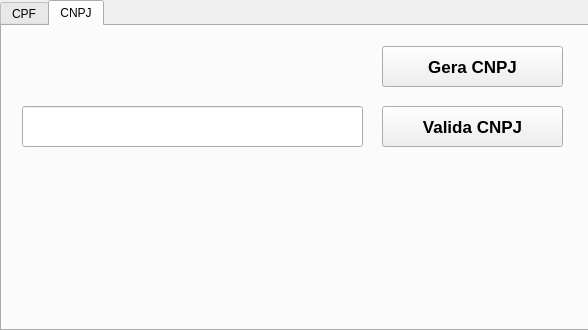
<?xml version="1.0" encoding="UTF-8"?>
<ui version="4.0">
 <class>MainWindow</class>
 <widget class="QMainWindow" name="MainWindow">
  <property name="geometry">
   <rect>
    <x>0</x>
    <y>0</y>
    <width>588</width>
    <height>330</height>
   </rect>
  </property>
  <property name="windowTitle">
   <string>Geradores e Validadores</string>
  </property>
  <widget class="QWidget" name="centralwidget">
   <widget class="QTabWidget" name="tabWidget">
    <property name="enabled">
     <bool>true</bool>
    </property>
    <property name="geometry">
     <rect>
      <x>0</x>
      <y>0</y>
      <width>591</width>
      <height>331</height>
     </rect>
    </property>
    <property name="tabPosition">
     <enum>QTabWidget::North</enum>
    </property>
    <property name="currentIndex">
     <number>1</number>
    </property>
    <property name="usesScrollButtons">
     <bool>true</bool>
    </property>
    <widget class="QWidget" name="tab_cpf">
     <property name="enabled">
      <bool>true</bool>
     </property>
     <property name="whatsThis">
      <string>&lt;html&gt;&lt;head/&gt;&lt;body&gt;&lt;p&gt;&lt;br/&gt;&lt;/p&gt;&lt;/body&gt;&lt;/html&gt;</string>
     </property>
     <attribute name="title">
      <string>CPF</string>
     </attribute>
     <widget class="QPushButton" name="btn_gera_cpf">
      <property name="geometry">
       <rect>
        <x>380</x>
        <y>20</y>
        <width>181</width>
        <height>41</height>
       </rect>
      </property>
      <property name="font">
       <font>
        <pointsize>13</pointsize>
        <weight>75</weight>
        <bold>true</bold>
       </font>
      </property>
      <property name="text">
       <string>Gera CPF</string>
      </property>
     </widget>
     <widget class="QPushButton" name="btn_valida_cpf">
      <property name="geometry">
       <rect>
        <x>380</x>
        <y>80</y>
        <width>181</width>
        <height>41</height>
       </rect>
      </property>
      <property name="font">
       <font>
        <pointsize>13</pointsize>
        <weight>75</weight>
        <bold>true</bold>
       </font>
      </property>
      <property name="text">
       <string>Valida CPF</string>
      </property>
     </widget>
     <widget class="QLabel" name="lbl_resultado_cpf">
      <property name="geometry">
       <rect>
        <x>20</x>
        <y>140</y>
        <width>541</width>
        <height>141</height>
       </rect>
      </property>
      <property name="font">
       <font>
        <pointsize>31</pointsize>
        <weight>75</weight>
        <bold>true</bold>
       </font>
      </property>
      <property name="styleSheet">
       <string notr="true">color: rgb(0, 170, 0);</string>
      </property>
      <property name="text">
       <string/>
      </property>
      <property name="alignment">
       <set>Qt::AlignCenter</set>
      </property>
     </widget>
     <widget class="QLineEdit" name="text_cpf">
      <property name="geometry">
       <rect>
        <x>20</x>
        <y>80</y>
        <width>341</width>
        <height>41</height>
       </rect>
      </property>
      <property name="font">
       <font>
        <pointsize>13</pointsize>
        <weight>75</weight>
        <bold>true</bold>
       </font>
      </property>
      <property name="alignment">
       <set>Qt::AlignCenter</set>
      </property>
     </widget>
    </widget>
    <widget class="QWidget" name="tab_cnpj">
     <attribute name="title">
      <string>CNPJ</string>
     </attribute>
     <widget class="QPushButton" name="btn_valida_cnpj">
      <property name="geometry">
       <rect>
        <x>380</x>
        <y>80</y>
        <width>181</width>
        <height>41</height>
       </rect>
      </property>
      <property name="font">
       <font>
        <pointsize>13</pointsize>
        <weight>75</weight>
        <bold>true</bold>
       </font>
      </property>
      <property name="text">
       <string>Valida CNPJ</string>
      </property>
     </widget>
     <widget class="QLabel" name="lbl_resultado_cnpj">
      <property name="geometry">
       <rect>
        <x>20</x>
        <y>140</y>
        <width>541</width>
        <height>131</height>
       </rect>
      </property>
      <property name="font">
       <font>
        <pointsize>25</pointsize>
        <weight>75</weight>
        <bold>true</bold>
       </font>
      </property>
      <property name="styleSheet">
       <string notr="true">color: rgb(0, 170, 0);</string>
      </property>
      <property name="text">
       <string/>
      </property>
      <property name="alignment">
       <set>Qt::AlignCenter</set>
      </property>
     </widget>
     <widget class="QPushButton" name="btn_gera_cnpj">
      <property name="geometry">
       <rect>
        <x>380</x>
        <y>20</y>
        <width>181</width>
        <height>41</height>
       </rect>
      </property>
      <property name="font">
       <font>
        <pointsize>13</pointsize>
        <weight>75</weight>
        <bold>true</bold>
       </font>
      </property>
      <property name="text">
       <string>Gera CNPJ</string>
      </property>
     </widget>
     <widget class="QLineEdit" name="text_cnpj">
      <property name="geometry">
       <rect>
        <x>20</x>
        <y>80</y>
        <width>341</width>
        <height>41</height>
       </rect>
      </property>
      <property name="font">
       <font>
        <pointsize>13</pointsize>
        <weight>75</weight>
        <bold>true</bold>
       </font>
      </property>
      <property name="alignment">
       <set>Qt::AlignCenter</set>
      </property>
     </widget>
    </widget>
   </widget>
  </widget>
 </widget>
 <resources/>
 <connections/>
</ui>
